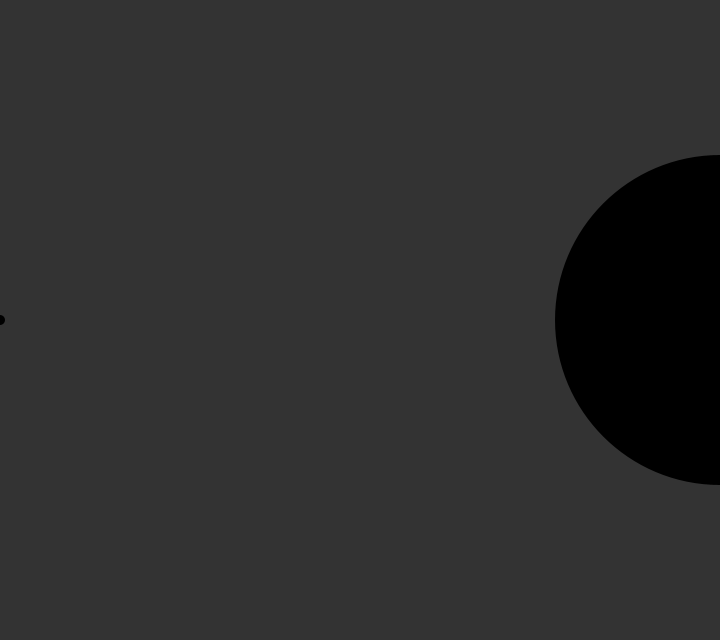
Frame 1 (no input)
Frame 60 (the mouse pressed at the canvas centre just before this capture): identical to frame 1, image omitted
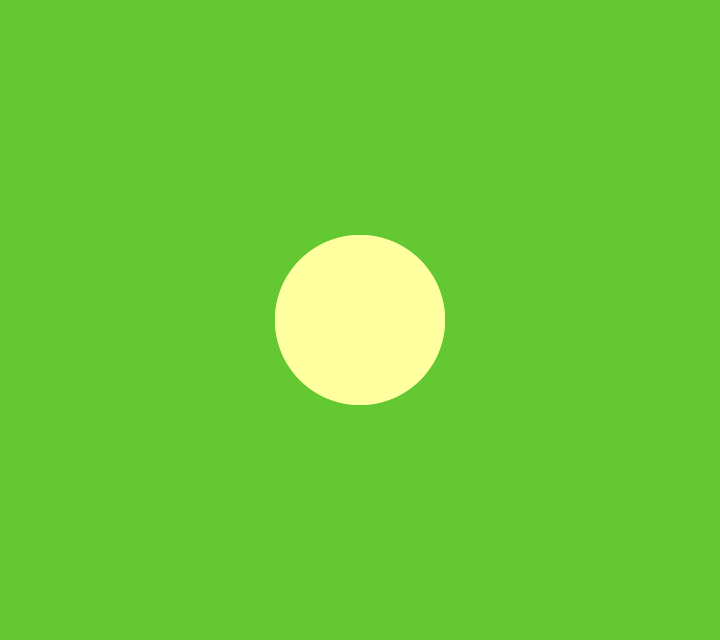
Frame 120 (the mouse held since frame 60 and released just before this capture)

The Processing sketch that drew these frames (run headless with seeded random() and noise(); from frame 60 on, the mouse is pressed at the canvas centre):

// Processing sketch: processing_174212
// ── processing_174212.pde

void setup() //Aqui se declaran las funciones principales que ocupa todo el programa
{
  size(720, 640); //tamaño de la ventana
  noStroke(); //comando que indica que las lineas de la figura no se veran
  
}

void draw() //aquis se declaran todas las opcciones qude se dibujaran en el programa
{   
   if (mousePressed) {  //if es la condicional que indica que si el mouse es apretado el fondo de la ventana cambiara de color
    background(100, 200, 50);  //este comando indica de que color es el fondo del programa
  } 
  else {       //else es la condicional que dice que si no se aprieta el boton del mouse no cambiara el color del fondo 
    background(51);
  }
  
   
  fill(mouseX, mouseY,mouseX/2);  //esta indica que color de relleno tendran las figuras, y mouseX y mouseY indican los valores de posicion del mouse
  ellipse(mouseX, height/2, mouseY/2+10, mouseY/2+10); //aqui se declara que se dibujara un circulo
  
  fill(mouseX, mouseY,mouseY/2); //esta indica el color del relleno de la figura que se aplicara alas que se dibujen despues
  int inverseX = width-mouseX;   //con int declaramos nuna variable ala cual se le asignara un valor y podremos llamarla del modo que nos agrade
  int inverseY = height-mouseY;
  ellipse(inverseX, height/2, (inverseY/2)+10, (inverseY/2)+10);
}
